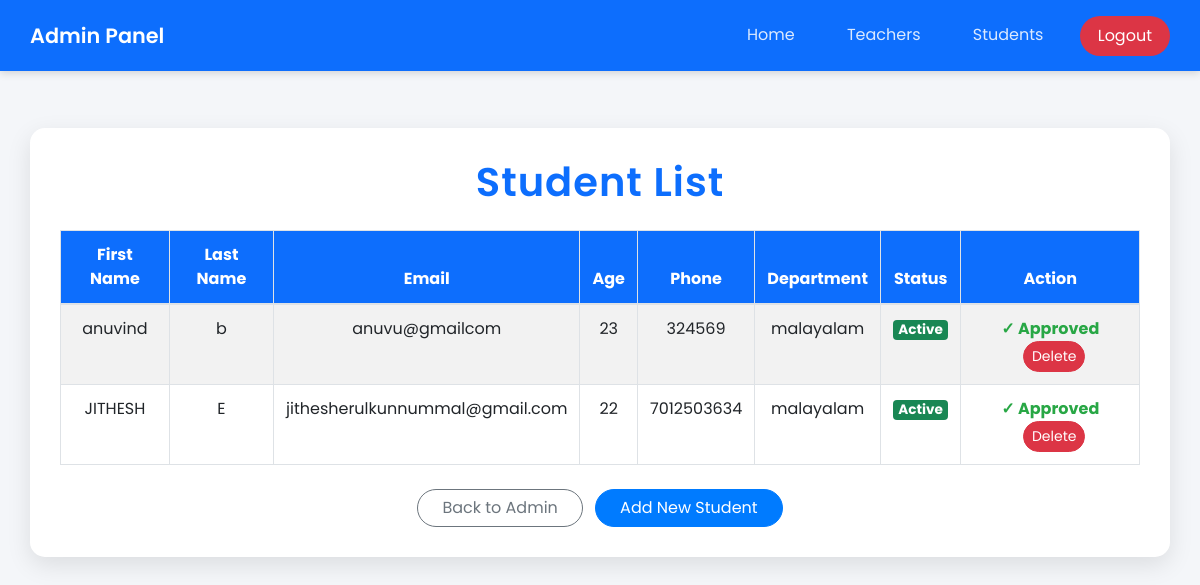
The page /admin_student_view/ (signed in) on the database its author committed.
### school_app/models.py (models this page shows)
class Student(models.Model):
    department_id = models.ForeignKey(Department,on_delete=models.CASCADE)
    student_id = models.ForeignKey(User, on_delete=models.CASCADE)
    phone = models.BigIntegerField()
    age = models.IntegerField()
    admission_number = models.CharField(max_length=20, null=False, blank=False)
    class Meta:
        db_table = 'student'

class User(AbstractUser):
    user_type = models.CharField(max_length= 30)

class Department(models.Model):
    department_name = models.CharField(max_length=40)
    class Meta:
        db_table = 'department'

### school_app/views.py (the view, shortened to what this page needs)
# urls.py: path('admin_student_view/', views.admin_student_view , name='admin_student_view'),
@login_required(login_url='login_page')
def admin_student_view(request):
    if not request.user.is_superuser:
        return redirect('login_page')
    if request.GET.get('approve'):
        student_id = request.GET.get('approve')
        stud = Student.objects.get(id=student_id)
        stud.student_id.is_active = True
        stud.student_id.save()
        return redirect('admin_student_view')
    data = Student.objects.all()
    return render(request,"admin_student_view.html",{'data':data})

### school_app/templates/admin_student_view.html (shortened to what this page needs)
<!DOCTYPE html>
<html lang="en">
<head>
  <link rel="stylesheet"
        href="https://cdn.jsdelivr.net/npm/bootstrap@4.3.1/dist/css/bootstrap.min.css"
>
</head>
<body>
  <nav class="navbar navbar-expand-lg fixed-top">
    <a class="navbar-brand" href="#">Admin Panel</a>
    <div class="ml-auto">
      <a href="/admin_page/" class="nav-link d-inline-block mr-3">Home</a>
      <a href="/admin_teacher_view/" class="nav-link d-inline-block mr-3">Teachers</a>
      <a href="/admin_student_view/" class="nav-link d-inline-block mr-3">Students</a>
      <a href="{% url 'log_out' %}" class="btn btn-logout">Logout</a>
    </div>
  </nav>
  <div class="container mt-5">
    <h1 class="mb-4">Student List</h1>
    {% if data %}
    <table class="table table-striped table-bordered text-center">
      <thead>
        <tr>
          <th>First Name</th>
          <th>Last Name</th>
          <th>Email</th>
          <th>Age</th>
          <th>Phone</th>
          <th>Department</th>
          <th>Status</th>
          <th>Action</th>
        </tr>
      </thead>
      <tbody>
        {% for i in data %}
        <tr>
          <td>{{ i.student_id.first_name }}</td>
          <td>{{ i.student_id.last_name }}</td>
          <td>{{ i.student_id.email }}</td>
          <td>{{ i.age }}</td>
          <td>{{ i.phone }}</td>
          <td>{{ i.department_id.department_name }}</td>
          <td>
            {% if i.student_id.is_active %}
              <span class="badge badge-success">Active</span>
            {% else %}
              <span class="badge badge-warning">Pending</span>
            {% endif %}
          </td>
          <td>
            {% if not i.student_id.is_active %}
              <a href="{% url 'admin_student_view' %}?approve={{ i.id }}" class="btn btn-sm btn-success">Approve</a>
              <a href="{% url 'admin_student_view' %}?reject={{ i.id }}" class="btn btn-sm btn-danger"
                onclick="return confirm('Are you sure you want to reject this student? This will permanently delete the student data.')">Reject</a>
            {% else %}
              <span class="text-success font-weight-bold">✓ Approved</span>
              <a href="{% url 'admin_student_view' %}?delete={{ i.id }}" class="btn btn-sm btn-danger ml-2"
                onclick="return confirm('Are you sure you want to delete this approved student? This will permanently delete the student data.')">Delete</a>
            {% endif %}
          </td>
        </tr>
        {% endfor %}
      </tbody>
    </table>
    {% else %}
    <div class="alert text-center">
      No students found. <a href="{% url 'student_register' %}" class="text-primary font-weight-bold">Register a student</a>
    </div>
    {% endif %}
    <div class="mt-4 text-center">
      <a href="{% url 'admin_page' %}" class="btn btn-outline-secondary px-4 mr-2">Back to Admin</a>
      <a href="{% url 'register_student' %}" class="btn btn-primary px-4">Add New Student</a>
    </div>
  </div>
</body>
</html>

### school_app/templates/admin_student_view.html (style rules this page uses)
body { font-family: 'Poppins', sans-serif; background: #f4f6f9; color: #333; margin: 0; padding-top: 80px; }
.navbar { background: #0d6efd; box-shadow: 0 2px 8px rgba(0, 0, 0, 0.15); padding: 15px 30px; }
.navbar-brand { color: #fff !important; font-weight: 600; font-size: 1.3rem; }
.nav-link { color: #fff !important; opacity: 0.85; transition: all 0.3s ease; }
.btn-logout { background: #dc3545; border: none; border-radius: 25px; padding: 8px 18px; color: white; transition: all 0.3s ease; }
.container { background: #fff; backdrop-filter: blur(10px); padding: 30px; border-radius: 15px; box-shadow: 0 8px 25px rgba(0, 0, 0, 0.1); }
h1 { color: #0d6efd; letter-spacing: 1px; text-align: center; font-weight: 600; }
table { background: #ffffff; border-radius: 10px; color: #333; transition: all 0.3s; }
thead { background: #0d6efd; color: #fff; }
tbody tr { transition: background 0.3s, transform 0.2s; }
.btn { border-radius: 20px; transition: transform 0.2s, box-shadow 0.2s ease; }
.badge-success { background-color: #198754; font-size: 0.85rem; }

### rows shown on the page
Student: student_id.first_name "anuvind", student_id.last_name "b", student_id.email "anuvu@gmailcom", age "23", phone "324569", department_id.department_name "malayalam", shows "Active"
Student: student_id.first_name "JITHESH", student_id.last_name "E", student_id.email "jithesherulkunnummal@gmail.com", age "22", phone "7012503634", department_id.department_name "malayalam", shows "Active"
